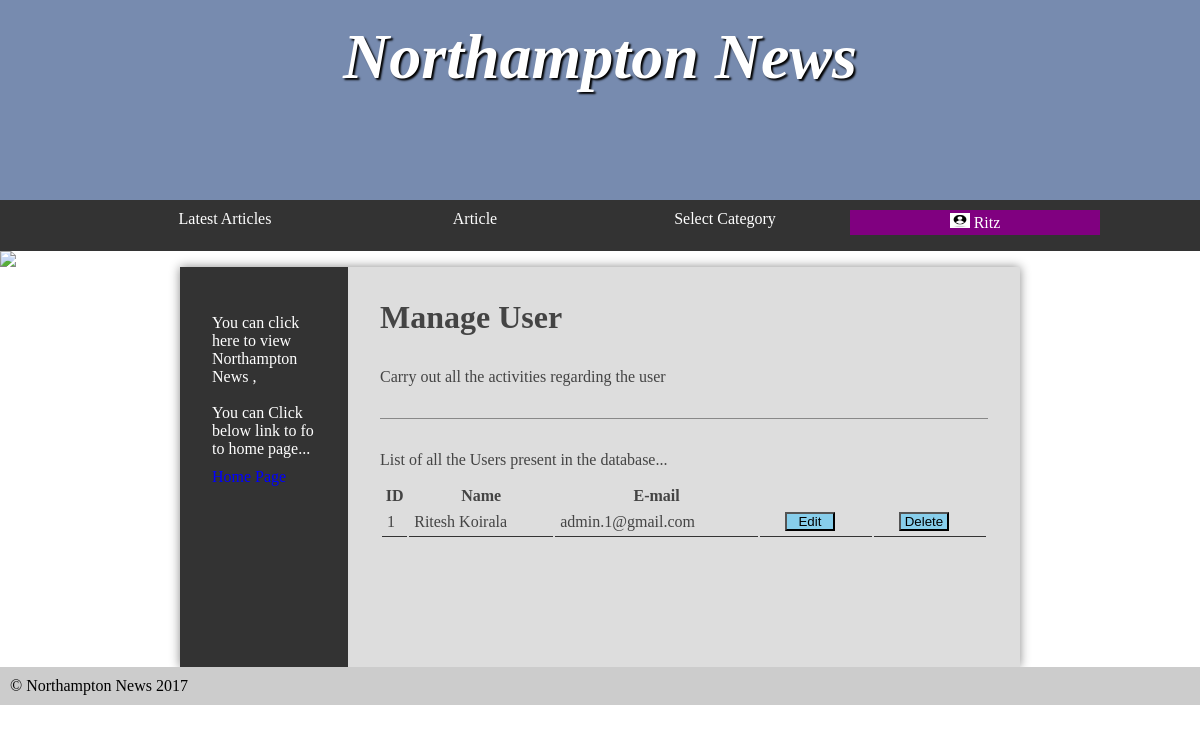
The page /manageUser.php (signed in) on the database as committed earlier.
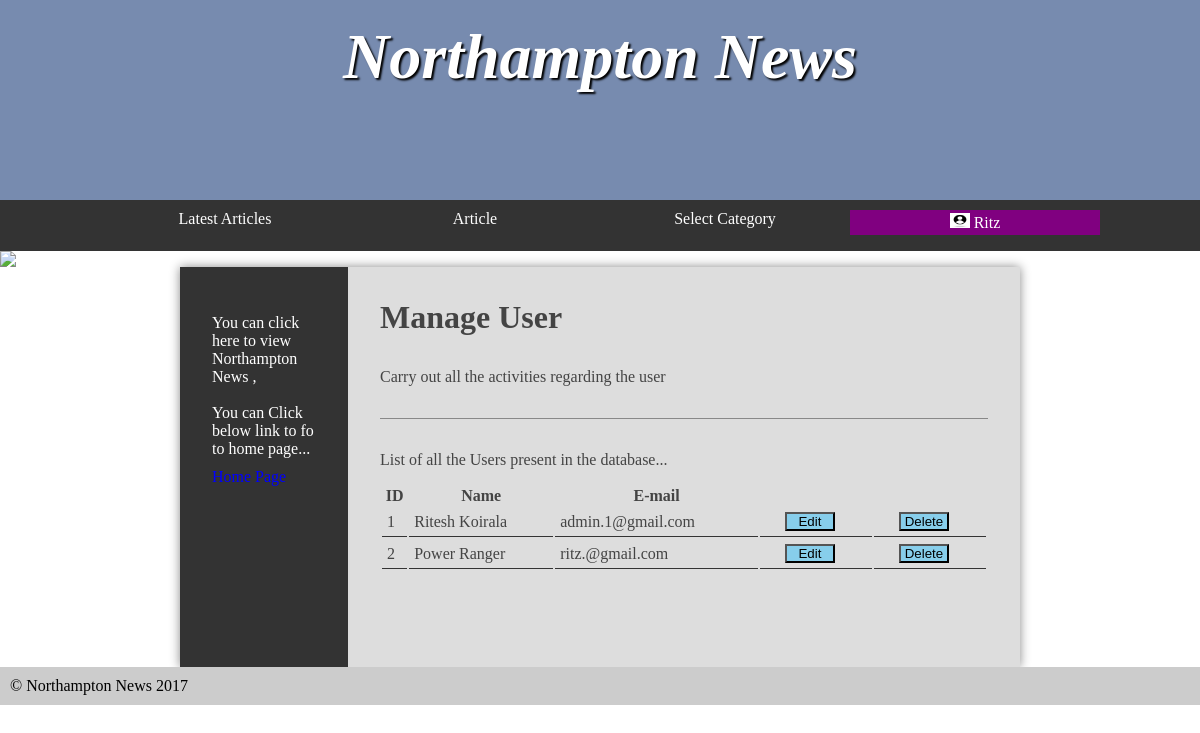
The same page on the database as committed later.
### tables this page shows
CREATE TABLE `Users` (
  `user_id` int NOT NULL AUTO_INCREMENT,
  `username` varchar(30) NOT NULL,
  `email` varchar(30) NOT NULL,
  `phonenumber` varchar(15) NOT NULL,
  `gender` varchar(7) NOT NULL,
  `password_user` varchar(100) NOT NULL,
  `Introduction` varchar(255) NOT NULL,
  PRIMARY KEY (`user_id`),
  UNIQUE KEY `email` (`email`)
);

### src/manageUser.php (the view, shortened to what this page needs)
<!DOCTYPE html>
<html>
	<head>
        <?php
        require 'cssadd.php';
        ?>
	</head>
	<?php
if(isset($_SESSION['useremail'])){
    require 'main1.php';
}
elseif(isset($_SESSION['adminemail'])){
	require 'main2.php';
}
else{
	require 'main.php';
}
    ?>
		<main>
			<nav>
            <article>You can click here to view  Northampton News ,<br><br> You can
					Click below link to fo to home  page...
					<a href="index.php">Home Page</a>
				</article>
			</nav>
			<article>
				<h2>Manage User</h2>
				<p>Carry out all the activities regarding the user</p>
				<form>
                    <p>List of all the Users present in the database...</p>
				</form>
                <table class="but">
  <tr>
    <th>ID</th>
    <th>Name</th>
    <th>E-mail</th>
  </tr>
<?php
$sql = "SELECT user_id, username, email FROM Users";
$smkt = $dbcon->prepare($sql);
$result = $smkt->execute();
if ($result) {
    $record = $smkt->fetchAll();
    if (count($record) > 0) {
        foreach ($record as $row) {
            print '<tr>
            <td>'.$row["user_id"].'</td>
            <td>'.$row["username"].'</td>
            <td>'.$row["email"]."</td>
            <td> <button type='submit' name='Edit' value='Edit' >Edit</button></td>
<td><a href='deleteUser.php?id=$row[user_id]'> <button  class ='delete' type='submit' name='Delete' value='Delete' onclick = 'return checkdelete()'>Delete</button></a></td>";
         }
    }
  else {
      print "No rows matched the query.";
    }
}
?>
                </table>
                    <?php
				require 'footer.php';
				?>

### src/cssadd.php
<link rel="stylesheet" href="styles.css?v=<?php echo time(); ?>">

### src/main2.php (shortened to what this page needs)
<body>
		<header>
			<section>
				<h1>Northampton News</h1>
			</section>
		</header>
		<nav>
			<ul>
				<li><a href="index.php">Latest Articles</a></li>
				<li><a href="#">Article</a>
				</li>
				<li><a href="#">Select Category</a>
				</li>
				<?php
				if(isset($_SESSION["adminemail"])){
				echo '<li><a class="hero" href="#" >		<img src="images/ava.jpg" width = "20px" height="15px" />';
										require 'cssadd.php';
					require 'dbconnection.php';
					$adminemail = $_SESSION["adminemail"];
					$selectQuery = "SELECT admin_name FROM Admins WHERE admin_email = '$adminemail'";
                $smkt=$dbcon->prepare($selectQuery);
                $smkt->execute();
				$result = $smkt->fetch(PDO::FETCH_COLUMN);
                print_r($result);
				echo '</a>';
				echo '<ul>
				<li><a class="articleLink" href="logout.php">Log out</a></li>
				<li><a class="articleLink" href="profile.php">Profile</a></li>
                <li><a class="articleLink" href="manageAdmins.php">Manage Admin</a></li>
				<li><a class="articleLink" href="manageUser.php">Manage user</a></li>
			</ul></li>';
				}
				?>
			</ul>
		</nav>
		<img src="images/banners/randombanner.php" />

### src/footer.php (shortened to what this page needs)
			</article>
		</main>
		<footer>
			&copy; Northampton News 2017
		</footer>
	</body>
</html>

### src/styles.css (style rules this page uses)
* { margin: 0; padding: 0; }
.hero { margin-top: 10px; padding: 3px; background-color: purple; }
html { font-family: 'Oxygen-Regular', times, verdana, sans-serif; }
body { background-color: #fff; }
header { background-color: #778baf ; color: white; height: 200px; }
nav { width: 100%; background-color: #333; overflow: auto; }
nav ul { width: 1000px; margin: auto; display: block; list-style-type: none; }
nav ul li { width: 25%; float: left; overflow: auto; text-align: center; }
nav a { color: white; padding-top: 10px; display: block; text-decoration: none; }
nav article { color: white; }
nav article a { color: blue; }
header section { display: block; }
header h1 { font-weight: bold; font-style: italic; }
h1 { font-size:4em; color: white; text-align: center; padding-top: 20px; text-shadow: 2px 2px 2px #000; }
main { min-height: 50vh; background-color: #ddd; width: 70vw; display: block; margin: auto; box-shadow: 0px 0px 10px #888; color:#444; }
main h2 { font-size:2em; }
p, li, h2 { margin-bottom: 1em; }
footer { background-color: #ccc; padding: 10px; }
form { padding-top: 2em; margin-top: 2em; border-top: 1px solid #888; }
form p { float: left; }
button[type="submit"] { clear: both; margin-left: 220px; width: 220px; }
button[type="submit"] { background-color: skyblue; }
.but button[type="submit"] { clear: both; margin-left: 20px; width: 50px; }
table { width: 100%; margin-top: 20px; }
td { padding: 5px; border-bottom: 1px solid #333; }
ul { margin-left: 2em; }
body > img { display: block; width: 100%; }
main { display: table; }
main > article { display: table-cell; padding: 2em; }
main > nav { display: table-cell; width: 20%; padding: 2em; }

Rows that differ between the two databases and show on the page:
added users: user_id "2", username "Power Ranger", email "ritz.@gmail.com"
